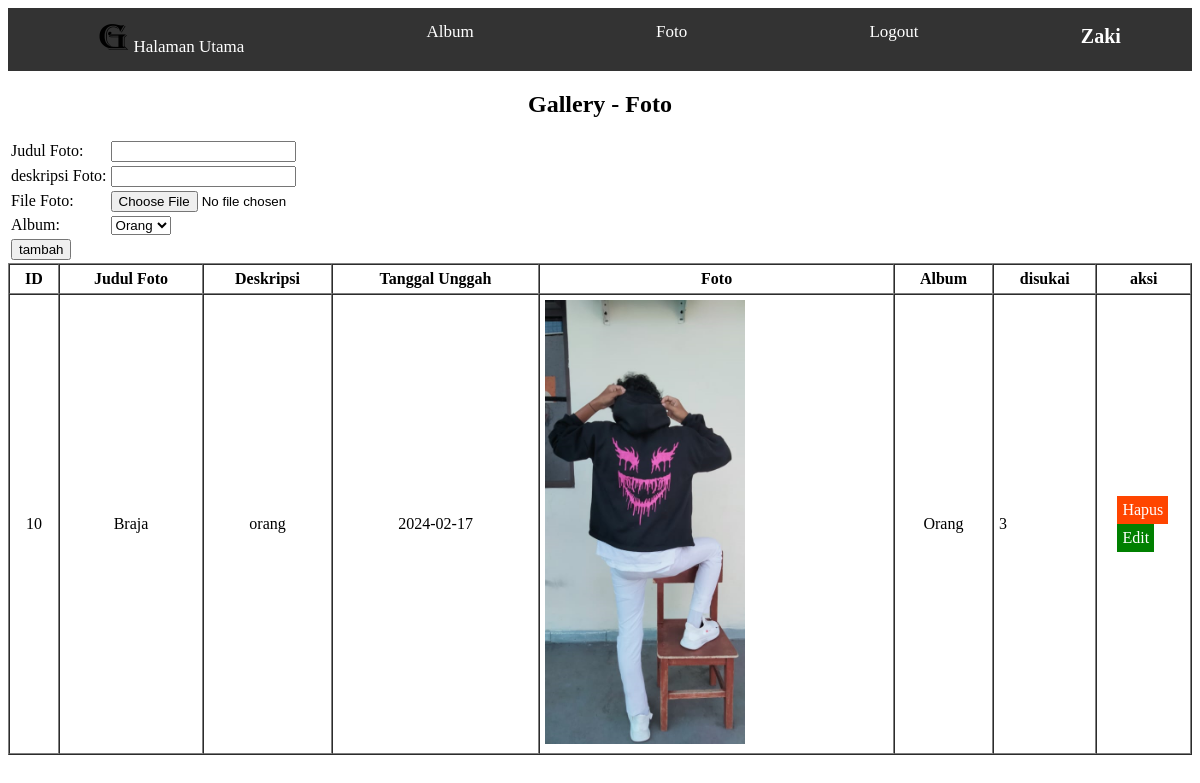
The app's page /foto.php (signed in) with its own data.
### tables this page shows
CREATE TABLE `foto` (
  `foto_id` int(11) NOT NULL,
  `judul_foto` varchar(255) NOT NULL,
  `deskripsi_foto` text NOT NULL,
  `tanggal_unggah` date NOT NULL,
  `lokasifile` varchar(255) NOT NULL,
  `album_id` int(11) NOT NULL,
  `user_id` int(11) NOT NULL
);

CREATE TABLE `album` (
  `album_id` int(11) NOT NULL,
  `nama_album` varchar(255) NOT NULL,
  `deskripsi` text NOT NULL,
  `tanggal_dibuat` date NOT NULL,
  `user_id` int(11) NOT NULL
);

### foto.php (the view, shortened to what this page needs)
<!DOCTYPE html>
<html lang="en">
<head>
    <link rel="stylesheet" href="css/link.css">
</head>
<body>
    <?php include "navbar.php"?>
    <center><h2>Gallery - Foto</h2></center>
    <form action="tambah_foto.php" method="post" enctype="multipart/form-data">
        <table>
            <tr>
                <td><label for="judul_foto">Judul Foto: </label></td>
                <td><input type="text" name="judul_foto" id="judul_foto" required></td>
            </tr>
            <tr>
                <td><label for="deskripsi_foto">deskripsi Foto: </label></td>
                <td><input type="text" name="deskripsi_foto" id="deskripsi_foto" required></td>
            </tr>
            <tr>
                <td><label for="lokasifile">File Foto: </label></td>
                <td><input type="file" name="lokasifile" id="lokasifile" accept="image/png" required></td>
            </tr>
            <tr>
                <td><label for="album_id">Album: </label></td>
                <td>
                    <select name="album_id" id="album_id" required><
                        <?php
                        include "koneksi.php";
                        $user_id = $_SESSION['user_id'];
                        $album = mysqli_query($koneksi, "SELECT * FROM album WHERE user_id='$user_id'");
                        while($data=mysqli_fetch_array($album)){
                            ?>
                            <option value="<?=$data['album_id']?>"><?=$data['nama_album']?></option>
                            <?php
                        }
                        ?>
                    </select>
                </td>
            </tr>
            <tr>
                <td><input type="submit" value="tambah"></td>
            </tr>
        </table>
    </form>
    <table border="1" cellpadding=5 cellspacing=0 width=100%>
        <tr>
            <th>ID</th>
            <th>Judul Foto</th>
            <th>Deskripsi</th>
            <th>Tanggal Unggah</th>
            <th>Foto</th>
            <th>Album</th>
            <th>disukai</th>
            <th>aksi</th>
        </tr>
        <?php
        $user_id = $_SESSION['user_id'];
        $query = mysqli_query($koneksi, "SELECT * FROM foto,album WHERE foto.user_id='$user_id' AND foto.album_id=album.album_id");
        while($data=mysqli_fetch_array($query)){
            ?>
            <tr>
                <td><center><?=$data['foto_id']?></td>
                <td><center><?=$data['judul_foto']?></td>
                <td><center><?=$data['deskripsi_foto']?></td>
                <td><center><?=$data['tanggal_unggah']?></td>
                <td>
                    <img src="gambar/<?=$data['lokasifile']?>" width="200px" >
                </td>
                <td><center><?=$data['nama_album']?></td>
                <td>
                    <?php
                    $foto_id = $data['foto_id'];
                    $query2 = mysqli_query($koneksi, "SELECT * FROM like_foto WHERE foto_id='$foto_id'");
                    echo mysqli_num_rows($query2);
                    ?>
                </td>
                <td class="k_tombol">
                    <a class="tombol" id="hapus" href="hapus_foto.php?foto_id=<?=$data['foto_id']?>">Hapus</a>
                    <a class="tombol" id="edit" href="edit_foto.php?foto_id=<?=$data['foto_id']?>">Edit</a>
                </td>
            </tr>
            <?php
        }
        ?>
    </table>
</body>
</html>

### css/link.css (style rules this page uses)
.tombol { text-decoration: none; color: white; display: inline-block; padding: 5px; margin-left: 15px; }
.k_tombol { width: 8%; }
#edit { background-color: green; }
#hapus { background-color: orangered; }

### records on screen
foto: foto_id "10", judul_foto "Braja", deskripsi_foto "orang", tanggal_unggah "2024-02-17", lokasifile (picture), album.nama_album "Orang", mysqli_num_rows($query2) "3"

### other values on screen
$_SESSION['nama_lengkap'] "Zaki"
form field album_id "Orang"
